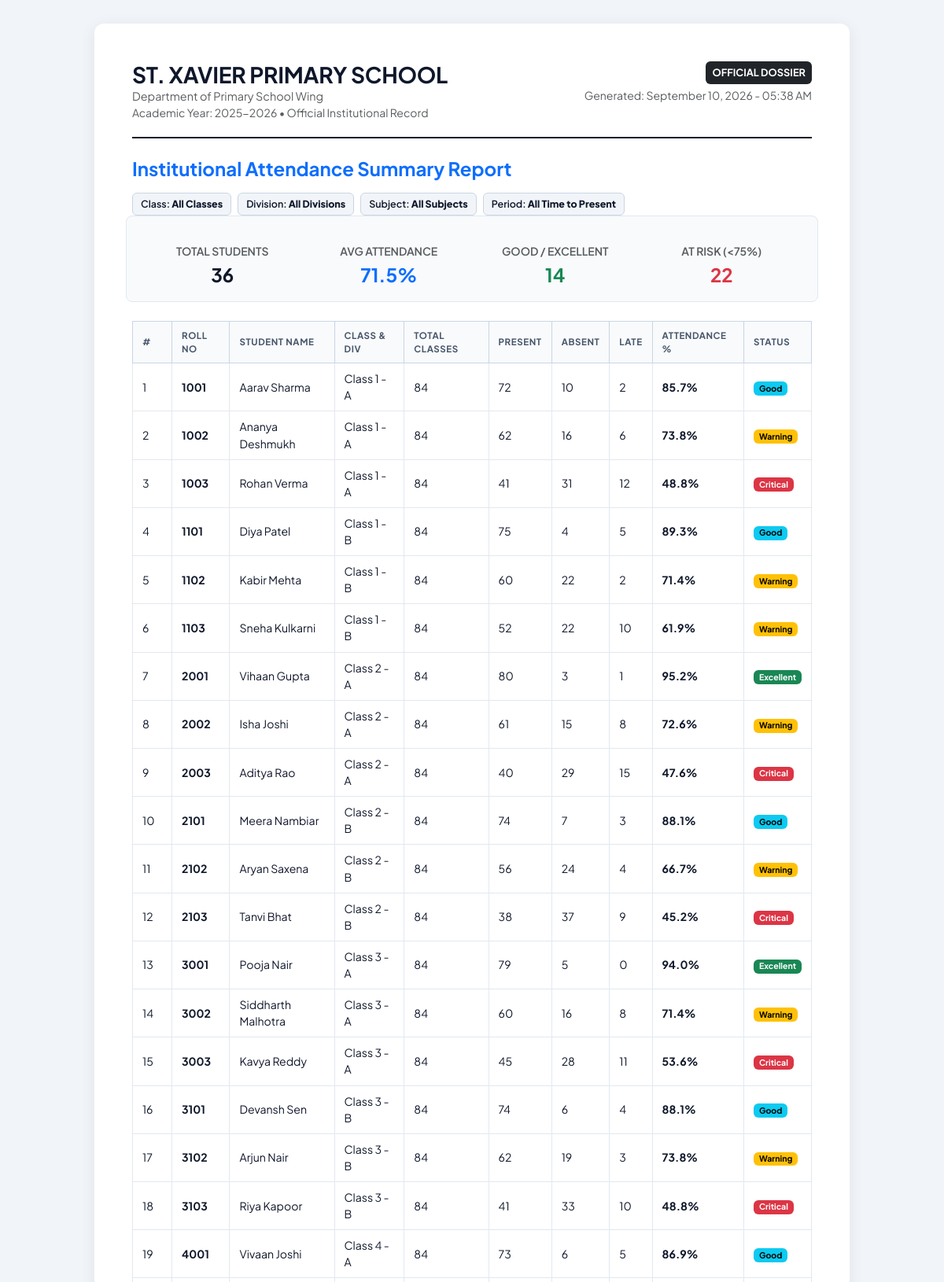
/reports/attendance (signed in, upper part), run on the app's committed database.
### tables this page shows
CREATE TABLE settings (
            id INTEGER PRIMARY KEY AUTOINCREMENT,
            institution_name TEXT NOT NULL DEFAULT 'St. Xavier Primary School',
            attendance_threshold REAL NOT NULL DEFAULT 75.0,
            academic_year TEXT NOT NULL DEFAULT '2025-2026',
            contact_email TEXT DEFAULT 'principal@stxavierschool.edu',
            department TEXT DEFAULT 'Primary School Wing'
        );

CREATE TABLE students (
            id INTEGER PRIMARY KEY AUTOINCREMENT,
            name TEXT NOT NULL,
            roll TEXT NOT NULL,
            class_name TEXT NOT NULL,
            division TEXT NOT NULL,
            email TEXT NOT NULL,
            phone TEXT NOT NULL,
            date_of_birth TEXT,
            gender TEXT NOT NULL,
            admission_date TEXT,
            status TEXT DEFAULT 'Active',
            created_at TIMESTAMP DEFAULT CURRENT_TIMESTAMP,
            UNIQUE(roll, class_name, division)
        );

### app.py (the view)
@app.route('/reports/attendance')
@login_required
def report_attendance():
    t_standard, t_division = get_scope()
    class_name = t_standard or request.args.get('class_name')
    division = t_division or request.args.get('division')
    subject = request.args.get('subject')
    date_from = request.args.get('date_from')
    date_to = request.args.get('date_to')
    report_data = generate_attendance_report(
        class_name=class_name,
        division=division,
        subject=subject,
        date_from=date_from,
        date_to=date_to
    )
    return render_template('report_view.html', report=report_data)

### app.py (called while the page is built)
def login_required(f):
    @wraps(f)
    def decorated_function(*args, **kwargs):
        if not session.get('logged_in'):
            flash("Please sign in to access this page.", "warning")
            return redirect(url_for('login', next=request.url))
        return f(*args, **kwargs)
    return decorated_function

def get_scope():
    if session.get('role') == 'Principal':
        return '', ''
    return session.get('standard', ''), session.get('division', '')

@app.context_processor
def inject_global_context():
    settings = get_system_settings()
    return {
        'current_year': datetime.now().year,
        'system_settings': settings,
        'app_name': 'Attendify'
    }

### backend/database.py (called while the page is built)
def get_db_connection():
    conn = sqlite3.connect(DB_PATH)
    conn.row_factory = sqlite3.Row
    conn.execute("PRAGMA foreign_keys = ON;")
    return conn

### modules/reports.py (called while the page is built, shortened)
def get_system_settings():
    conn = get_db_connection()
    row = conn.execute("SELECT * FROM settings WHERE id = 1").fetchone()
    conn.close()
    if row:
        return dict(row)

### templates/report_view.html (shortened to what this page needs)
<!DOCTYPE html>
<html lang="en">
<head>
    <link href="https://cdn.jsdelivr.net/npm/bootstrap@5.3.3/dist/css/bootstrap.min.css" rel="stylesheet">
    <link rel="stylesheet" href="https://cdn.jsdelivr.net/npm/bootstrap-icons@1.11.3/font/bootstrap-icons.min.css">
</head>
<body>
    <div class="report-paper">
        <div class="institution-header d-flex justify-content-between align-items-start">
            <div>
                <h3 class="fw-bold mb-0 text-uppercase" style="letter-spacing: -0.01em;">{{ report.settings.institution_name }}</h3>
                <div class="text-muted" style="font-size: 0.9rem;">Department of {{ report.settings.department }}</div>
                <div class="text-muted small">Academic Year: {{ report.settings.academic_year }} &bull; Official Institutional Record</div>
            </div>
            <div class="text-end">
                <div class="badge bg-dark text-white p-2 mb-1" style="font-size: 0.8rem;">OFFICIAL DOSSIER</div>
                <div class="text-muted small">Generated: {{ report.generated_at }}</div>
            </div>
        </div>
        <div class="d-flex justify-content-between align-items-center mb-3">
            <h4 class="fw-bold text-primary mb-0">{{ report.title }}</h4>
        </div>
        {% if report.report_type == 'attendance' %}
            <div class="d-flex flex-wrap gap-2 mb-3">
                <span class="report-badge">Class: <strong>{{ report.filters.class_name }}</strong></span>
                <span class="report-badge">Division: <strong>{{ report.filters.division }}</strong></span>
                <span class="report-badge">Subject: <strong>{{ report.filters.subject }}</strong></span>
                <span class="report-badge">Period: <strong>{{ report.filters.date_from }} to {{ report.filters.date_to }}</strong></span>
            </div>
            <div class="summary-box row g-3 text-center">
                <div class="col-3">
                    <small class="text-muted fw-semibold">TOTAL STUDENTS</small>
                    <div class="fs-4 fw-bold">{{ report.summary.total_students }}</div>
                </div>
                <div class="col-3">
                    <small class="text-muted fw-semibold">AVG ATTENDANCE</small>
                    <div class="fs-4 fw-bold text-primary">{{ report.summary.avg_attendance }}%</div>
                </div>
                <div class="col-3">
                    <small class="text-muted fw-semibold">GOOD / EXCELLENT</small>
                    <div class="fs-4 fw-bold text-success">{{ report.summary.excellent_count + report.summary.good_count }}</div>
                </div>
                <div class="col-3">
                    <small class="text-muted fw-semibold">AT RISK (&lt;75%)</small>
                    <div class="fs-4 fw-bold text-danger">{{ report.summary.at_risk_count }}</div>
                </div>
            </div>
            <table class="table-report">
                <thead>
                    <tr>
                        <th style="width: 50px;">#</th>
                        <th>Roll No</th>
                        <th>Student Name</th>
                        <th>Class & Div</th>
                        <th>Total Classes</th>
                        <th>Present</th>
                        <th>Absent</th>
                        <th>Late</th>
                        <th>Attendance %</th>
                        <th>Status</th>
                    </tr>
                </thead>
                <tbody>
                    {% for s in report.data %}
                    <tr>
                        <td>{{ loop.index }}</td>
                        <td><strong>{{ s.roll }}</strong></td>
                        <td>{{ s.student_name }}</td>
                        <td>{{ s.class_name }} - {{ s.division }}</td>
                        <td>{{ s.total_classes }}</td>
                        <td>{{ s.present_count }}</td>
                        <td>{{ s.absent_count }}</td>
                        <td>{{ s.late_count }}</td>
                        <td><strong>{{ s.attendance_pct }}%</strong></td>
                        <td><span class="badge text-bg-{{ s.badge }}">{{ s.category }}</span></td>
                    </tr>
                    {% endfor %}
                </tbody>
            </table>
        {% endif %}
    </div>
</body>
</html>

### templates/report_view.html (style rules this page uses)
body { font-family: 'Plus Jakarta Sans', sans-serif; background-color: #f1f5f9; color: #0f172a; padding: 30px 15px; }
.report-paper { max-width: 960px; margin: 0 auto; background: #ffffff; padding: 48px; border-radius: 12px; box-shadow: 0 4px 20px rgba(0, 0, 0, 0.08); position: relative; }
.institution-header { border-bottom: 2px solid #0f172a; padding-bottom: 20px; margin-bottom: 24px; }
.report-badge { display: inline-block; padding: 4px 10px; border-radius: 6px; font-size: 0.78rem; font-weight: 600; background: #f1f5f9; border: 1px solid #cbd5e1; }
.table-report { width: 100%; border-collapse: collapse; font-size: 0.88rem; margin-bottom: 24px; }
.table-report th { background-color: #f8fafc; border: 1px solid #cbd5e1; padding: 9px 12px; text-transform: uppercase; font-size: 0.72rem; letter-spacing: 0.05em; color: #475569; }
.table-report td { border: 1px solid #e2e8f0; padding: 9px 12px; vertical-align: middle; }
.summary-box { background: #f8fafc; border: 1px solid #e2e8f0; border-radius: 8px; padding: 16px; margin-bottom: 24px; }

### data on the page
settings: settings.institution_name "ST. XAVIER PRIMARY SCHOOL", settings.department "Primary School Wing", settings.academic_year "2025-2026"
students: roll "1001", student_name "Aarav Sharma", class_name "Class 1", division "A", total_classes "84", present_count "72", absent_count "10", late_count "2", attendance_pct "85.7", category "Good"
students: roll "1002", student_name "Ananya Deshmukh", class_name "Class 1", division "A", total_classes "84", present_count "62", absent_count "16", late_count "6", attendance_pct "73.8", category "Warning"
students: roll "1003", student_name "Rohan Verma", class_name "Class 1", division "A", total_classes "84", present_count "41", absent_count "31", late_count "12", attendance_pct "48.8", category "Critical"
students: roll "1101", student_name "Diya Patel", class_name "Class 1", division "B", total_classes "84", present_count "75", absent_count "4", late_count "5", attendance_pct "89.3", category "Good"
students: roll "1102", student_name "Kabir Mehta", class_name "Class 1", division "B", total_classes "84", present_count "60", absent_count "22", late_count "2", attendance_pct "71.4", category "Warning"
students: roll "1103", student_name "Sneha Kulkarni", class_name "Class 1", division "B", total_classes "84", present_count "52", absent_count "22", late_count "10", attendance_pct "61.9", category "Warning"
students: roll "2001", student_name "Vihaan Gupta", class_name "Class 2", division "A", total_classes "84", present_count "80", absent_count "3", late_count "1", attendance_pct "95.2", category "Excellent"
students: roll "2002", student_name "Isha Joshi", class_name "Class 2", division "A", total_classes "84", present_count "61", absent_count "15", late_count "8", attendance_pct "72.6", category "Warning"
students: roll "2003", student_name "Aditya Rao", class_name "Class 2", division "A", total_classes "84", present_count "40", absent_count "29", late_count "15", attendance_pct "47.6", category "Critical"
students: roll "2101", student_name "Meera Nambiar", class_name "Class 2", division "B", total_classes "84", present_count "74", absent_count "7", late_count "3", attendance_pct "88.1", category "Good"
students: roll "2102", student_name "Aryan Saxena", class_name "Class 2", division "B", total_classes "84", present_count "56", absent_count "24", late_count "4", attendance_pct "66.7", category "Warning"
students: roll "2103", student_name "Tanvi Bhat", class_name "Class 2", division "B", total_classes "84", present_count "38", absent_count "37", late_count "9", attendance_pct "45.2", category "Critical"
students: roll "3001", student_name "Pooja Nair", class_name "Class 3", division "A", total_classes "84", present_count "79", absent_count "5", late_count "0", attendance_pct "94.0", category "Excellent"
students: roll "3002", student_name "Siddharth Malhotra", class_name "Class 3", division "A", total_classes "84", present_count "60", absent_count "16", late_count "8", attendance_pct "71.4", category "Warning"
students: roll "3003", student_name "Kavya Reddy", class_name "Class 3", division "A", total_classes "84", present_count "45", absent_count "28", late_count "11", attendance_pct "53.6", category "Critical"
students: roll "3101", student_name "Devansh Sen", class_name "Class 3", division "B", total_classes "84", present_count "74", absent_count "6", late_count "4", attendance_pct "88.1", category "Good"
students: roll "3102", student_name "Arjun Nair", class_name "Class 3", division "B", total_classes "84", present_count "62", absent_count "19", late_count "3", attendance_pct "73.8", category "Warning"
students: roll "3103", student_name "Riya Kapoor", class_name "Class 3", division "B", total_classes "84", present_count "41", absent_count "33", late_count "10", attendance_pct "48.8", category "Critical"
students: roll "4001", student_name "Vivaan Joshi", class_name "Class 4", division "A", total_classes "84", present_count "73", absent_count "6", late_count "5", attendance_pct "86.9", category "Good"

### other printed values
{{ report.generated_at }} "September 10, 2026 - 05:38 AM"
{{ report.title }} "Institutional Attendance Summary Report"
{{ report.filters.class_name }} "All Classes"
{{ report.filters.division }} "All Divisions"
{{ report.filters.subject }} "All Subjects"
{{ report.filters.date_from }} "All Time"
{{ report.filters.date_to }} "Present"
{{ report.summary.total_students }} "36"
{{ report.summary.avg_attendance }} "71.5"
{{ report.summary.excellent_count + report.summary.good_count }} "14"
{{ report.summary.at_risk_count }} "22"
